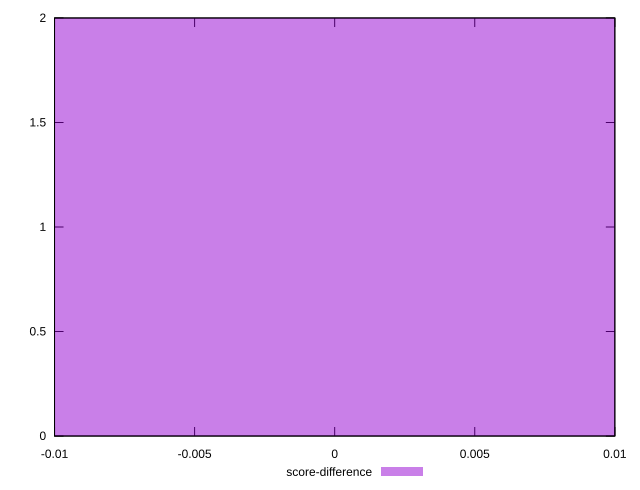

Write gnuplot code to recreate this figure.
reset

$scoreDifference <<EOF
0 2
EOF

set key outside below
set boxwidth 0.1
set xrange [-0.01:0.01]
set yrange [0:2]
set trange [0:2]
set style fill transparent solid 0.5 noborder
set terminal svg size 640, 490 enhanced background rgb 'white'
set output "reports/report_00030_2021-02-24T20-42-31.540Z/speed-index/samples/astro/score-difference/histogram.svg"

plot $scoreDifference title "score-difference" with boxes

reset
